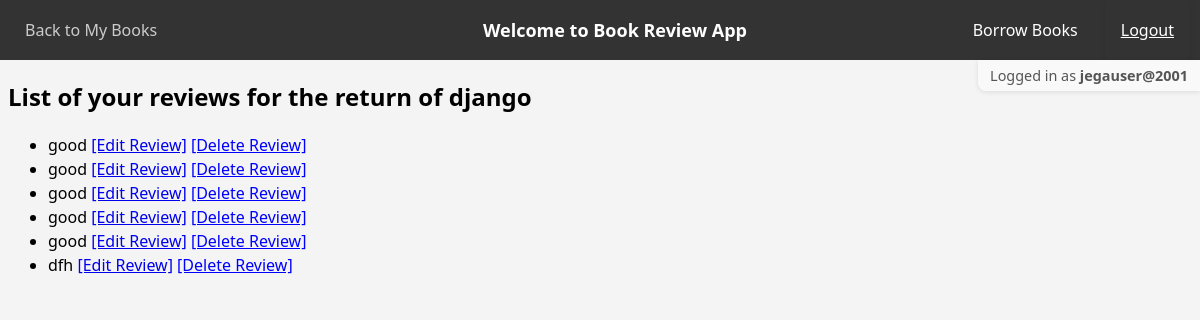
/listreview/1 (signed in), run on the app's committed database.
### book/models.py (models this page shows, shortened)
class Book(models.Model):
    title = models.CharField(max_length=200)
    description = models.TextField(blank=True)
    publication_date = models.DateField(null=True, blank=True)
    author = models.ForeignKey(Author, on_delete=models.CASCADE, related_name='books')
    rating = models.DecimalField(max_digits=3, decimal_places=2, null=True, blank=True)
    copies = models.IntegerField(default=0)

class Review(models.Model):
    user = models.ForeignKey(User, on_delete=models.CASCADE)
    book = models.ForeignKey(Book, on_delete=models.CASCADE)
    content = models.TextField(max_length=500)
    rating = models.IntegerField(
        validators=[MinValueValidator(1), MaxValueValidator(5)],
        help_text="Rating must be between 1 and 5"
    )
    created_at = models.DateTimeField(auto_now_add=True)

### book/views.py (the view)
# urls.py: path('listreview/<int:book_id>', views.list_review, name="list_review"),
@login_required
def list_review(request, book_id):
    reviews = Review.objects.filter(book_id=book_id,user_id=request.user.id)
    book = Book.objects.get(id = book_id)
    return render(request,"list_review.html",{'reviews' : reviews,'book': book.title})

### book/templates/list_review.html (shortened to what this page needs)
{% extends 'base.html' %}
{% load static %}
{% block content %}
<h2>List of your reviews for {{book}}</h2>
<ul>
  {%for review in reviews%}
  <li style="padding: 0; margin: 0; height: auto; line-height: 1.5;">
    {{ review.content }}
    <a href="{% url 'edit_review' review.id %}">[Edit Review]</a>
    <form method="POST" action="{% url 'delete_review' review.id %}" style="display:inline; margin: 0; padding: 0;box-shadow: none;">
          <button type="submit"
                  onclick="return confirm('Are you sure you want to delete this review?')"
                  style="background:none;background-color: #f4f4f4; border:none;box-shadow: none; color:blue; text-decoration:underline; cursor:pointer; padding:0; margin: 0; font:inherit;text-shadow: none;">
              [Delete Review]
          </button>
        </form>
  </li>
  {% endfor %}
</ul>
<br>
{% endblock %}

### book/templates/base.html (shortened to what this page needs)
<!DOCTYPE html>
<html>
  <head>
    {% load static %}
    <link rel="stylesheet" href="{% static 'book/style.css' %}">
  </head>
  <body>
    <nav>
      {% if request.path != '/' %}
        <a href="{% url 'book' %}" style="color: #ccc; align-self: center;" class="nav-left">
          {% if user.is_authenticated and user.is_superuser %}
            Back to Book List
          {% else %}
            Back to My Books
          {% endif %}
        </a>
      {% else %}
        <span class="nav-left"></span>
      {% endif %}
      <p class="nav-center">Welcome to Book Review App</p>
      {% if user.is_authenticated %}
      <div class="messages nav-right" style="display: flex; gap: 12px; align-items: center;">
        {% if not user.is_superuser %}
          <a href="{% url 'borrow_book' %}" class="nav-link">Borrow Books</a>
        {% endif %}
        <form id="logout-form" method="POST" action="{% url 'logout' %}" style="background-color:transparent;margin: 0;padding: 0;">
          <button type="submit">Logout</button>
        </form>
      </div>
      {% endif %}
    </nav>
    {% if user.is_authenticated %}
    <div class="user-status">
      Logged in as <strong>{{ user.username }}</strong>
    </div>
    {% endif %}
    <div style="margin: 8px">
      {% block content %}
      {% endblock %}
    </div>
  </body>
</html>

### book/static/book/style.css (style rules this page uses)
body { font-family: 'Segoe UI', sans-serif; background-color: #f4f4f4; margin: 0; }
form { background: white; padding: 20px; border-radius: 8px; box-shadow: 0 2px 6px rgba(0,0,0,0.1); max-width: 500px; margin: auto; }
button[type="submit"] { background: #4CAF50; color: white; padding: 10px 16px; border: none; border-radius: 4px; cursor: pointer; margin-top: 10px; margin-bottom: 10px; }
.messages { display: flex; align-self: center; justify-self: center; }
nav { display: flex; position: sticky; top: 0; flex-direction: row; justify-content: space-between; align-items: center; background-color: #333; padding: 5px 10px; height: 50px; }
.nav-left { flex: 1; display: flex; align-items: center; justify-content: flex-start; }
.nav-right { flex: 1; display: flex; align-items: center; justify-content: flex-end; }
.nav-center { position: absolute; left: 50%; transform: translateX(-50%); color: white; font-weight: bold; font-size: 18px; }
nav a { color: white; margin-inline: 15px; text-decoration: none; }
nav p { color: white; margin-inline: 15px; text-decoration: none; }
#logout-form button { border: none; color: white; cursor: pointer; font: inherit; background-color: transparent; text-decoration: underline; }
.user-status { position: fixed; top: 60; right: 0; float: right; background-color: #f9f9f9; padding: 6px 12px; margin: 0; font-size: 0.9em; color: #555; border-bottom-left-radius: 8px; box-shadow: 0 1px 5px rgba(0,0,0,0.1); z-index: 1000; }

### data on the page
Book: title "the return of django"
Review: content "good"
Review: content "good"
Review: content "good"
Review: content "good"
Review: content "good"
Review: content "dfh"

### other printed values
{{ user.username }} "jegauser@2001"
